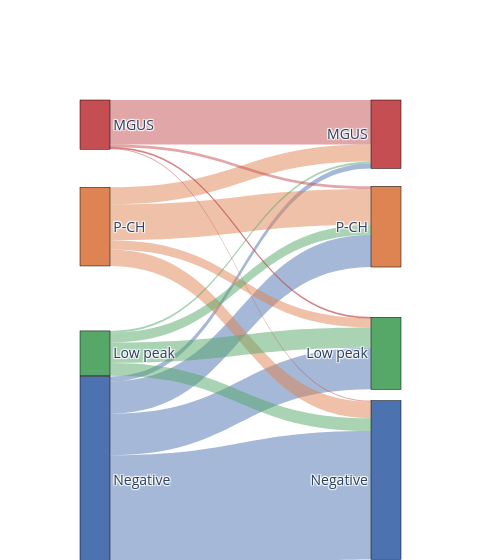

The cell this chart's notebook holds for it:
### Markdown cell above
# 01.Sankey

### Code cell
import plotly.graph_objects as go
import pandas as pd
import numpy as np
from collections import defaultdict
import itertools
import seaborn as sns

colors = sns.color_palette("deep", n_colors=10)

diag_col = 'Mass_Spect_Diagnosis_SK_New'

if diag_col == 'Mass_Spect_Diagnosis_SK_New':
    diagnosis_order = ['MGUS', 'P-CH', 'Low peak', 'Negative']

    hex_colors = [f"#{int(color[0]*255):02X}{int(color[1]*255):02X}{int(color[2]*255):02X}" for color in colors]
    node_colors_dict = {
        'Negative': hex_colors[0], 
        'Low peak': hex_colors[2], 
        'P-CH': hex_colors[1], 
        'MGUS': hex_colors[3],
        'Others' : 'lightgray',
    }
    
    alpha = 0.5 
    hex_colors_with_alpha = [
        f"rgba({int(color[0]*255)},{int(color[1]*255)},{int(color[2]*255)},{alpha})" 
        for color in colors
    ]
    
    link_colors_dict = {
        'Negative': hex_colors_with_alpha[0], 
        'Low peak': hex_colors_with_alpha[2], 
        'P-CH': hex_colors_with_alpha[1], 
        'MGUS': hex_colors_with_alpha[3],
        'Others' : 'lightgray'
    }
    

filt_reshaped2_indv = pd.read_csv('../data/PROMISE_ms_indv.csv', sep=",")
filt_reshaped2_indv[diag_col] = filt_reshaped2_indv[diag_col].replace('MGIP', 'P-CH')

##### follow-up number distribution
max_timepoint_dist = (
    filt_reshaped2_indv
    .groupby('PROMISE_ID')['timepoint']
    .max()
    .value_counts()
    .sort_index()
)

print(max_timepoint_dist)

timept = 'timepoint2'
#timept = 'timepoint'

filt_reshaped2_indv_timept = filt_reshaped2_indv.dropna(subset=timept)

# Calculate interval years for each patient
filt_reshaped2_indv_timept['Yrs_interval'] = abs(
    filt_reshaped2_indv_timept
    .sort_values(['PROMISE_ID', timept], ascending=False)  
    .groupby('PROMISE_ID')['yrs_from_baseline']
    .diff()
)

# at baseline
timept_1 = filt_reshaped2_indv_timept[filt_reshaped2_indv_timept[timept] == 1.0]

stats = timept_1.groupby(diag_col)['Yrs_interval'].agg(
    median=lambda x: f"{x.median():.2f}",
    min=lambda x: f"{x.min():.2f}",
    max=lambda x: f"{x.max():.2f}",
    perc_25=lambda x: f"{x.quantile(0.25):.2f}",
    perc_75=lambda x: f"{x.quantile(0.75):.2f}",
).reset_index()

print('**** Median time to subsequent sample collection (Negative inclues MSL [no m/z ratio], <LLMI, LC only) ****')
print(stats)


grouped = filt_reshaped2_indv_timept.groupby(['PROMISE_ID', timept, diag_col]).size().reset_index(name='count')


def timepoint_comparisons(df):
    timepoints_c = sorted(df[timept].unique())
    results = []

    for tp1, tp2 in itertools.combinations(timepoints_c, 2):
        df_tp1 = df[df[timept] == tp1]
        df_tp2 = df[df[timept] == tp2]

        for diag1 in df_tp1[diag_col].unique():
            for diag2 in df_tp2[diag_col].unique():
                count = len(pd.merge(df_tp1[df_tp1[diag_col] == diag1],
                                     df_tp2[df_tp2[diag_col] == diag2],
                                     on='PROMISE_ID', how='inner'))
                if count > 0:
                    results.append({'tp1': tp1, 'MS1': diag1,
                                    'tp2': tp2, 'MS2': diag2, 'Count': count})

    return pd.DataFrame(results)


df = timepoint_comparisons(grouped)
df.reset_index(drop=True)
df = df[['MS1', 'MS2', 'Count']]

# Print % 
total_counts_ms1 = df.groupby('MS1')['Count'].sum()

df['percentage'] = df.apply(
    lambda row: (row['Count'] / total_counts_ms1[row['MS1']]) * 100,
    axis=1
)

print(df.groupby(['MS1']).sum())
print(df.groupby(['MS2']).sum())
print("Percentage of how many x in MS1 unique become y in MS2:")
for i, row in df.iterrows():
    print(f"{row['MS1']} -> {row['MS2']} : {row['percentage']:.2f}%")

negative_starts = df[df['MS1'] == 'Negative']
print("**** Outcome of patients who started as Negative ****")
print(negative_starts[['MS2', 'Count', 'percentage']])

colors = sns.color_palette("deep", n_colors=4)

replace_dict = {val: i for i, val in enumerate(diagnosis_order)}

source = df['MS1'].map(replace_dict)
target = df['MS2'].map(replace_dict) + len(diagnosis_order)
values = df['Count']
timepoints = len(filt_reshaped2_indv[timept].unique())

# Prepare Sankey diagram inputs
categories = diagnosis_order 
labels = diagnosis_order

link_colors = [
    link_colors_dict[df['MS1'].iloc[i]] for i in range(len(df))
]

n_categories = len(diagnosis_order)
x_coords = [0.1] * n_categories + [0.9] * n_categories
y_coords = [i / (n_categories - 1) for i in range(n_categories)] * 2

# Create Sankey diagram
fig = go.Figure(
    data = [
        go.Sankey(
            node=dict(
                pad=0, 
                thickness=30, 
                line=dict(color="black", width=0.5),
                label=labels * timepoints,
                color=[node_colors_dict[cat] for cat in categories] * timepoints,
                x = x_coords,
                y = y_coords
            ),
            link=dict(
                source=source,
                target=target,
                value=values,
                color=link_colors
            ),
            arrangement='snap',
)])


fig.update_layout(
    width=500,
    font_size=14,
)

fig.write_image(f"../00.Figures/PROMISE_MS_dig_prevalence_sankey_New.pdf", engine="kaleido")
fig.show()

### Figure 1 — Plotly figure (JSON) as saved in the notebook; plotly's stock layout.template omitted (floating-point values rounded to 4 significant figures)
{"data": [{"arrangement": "snap", "link": {"color": ["rgba(76,114,176,0.5)", "rgba(76,114,176,0.5)", "rgba(76,114,176,0.5)", "rgba(76,114,176,0.5)", "rgba(221,132,82,0.5)", "rgba(221,132,82,0.5)", "rgba(221,132,82,0.5)", "rgba(221,132,82,0.5)", "rgba(85,168,104,0.5)", "rgba(85,168,104,0.5)", "rgba(85,168,104,0.5)", "rgba(85,168,104,0.5)", "rgba(196,78,82,0.5)", "rgba(196,78,82,0.5)", "rgba(196,78,82,0.5)", "rgba(196,78,82,0.5)"], "source": [3, 3, 3, 3, 1, 1, 1, 1, 2, 2, 2, 2, 0, 0, 0, 0], "target": [6, 7, 5, 4, 6, 7, 5, 4, 6, 7, 5, 4, 6, 7, 5, 4], "value": [139, 429, 108, 17, 31, 55, 120, 57, 68, 43, 33, 6, 3, 4, 9, 149]}, "node": {"color": ["#C44E52", "#DD8452", "#55A868", "#4C72B0", "#C44E52", "#DD8452", "#55A868", "#4C72B0", "#C44E52", "#DD8452", "#55A868", "#4C72B0"], "label": ["MGUS", "P-CH", "Low peak", "Negative", "MGUS", "P-CH", "Low peak", "Negative", "MGUS", "P-CH", "Low peak", "Negative"], "line": {"color": "black", "width": 0.5}, "pad": 0, "thickness": 30, "x": [0.1, 0.1, 0.1, 0.1, 0.9, 0.9, 0.9, 0.9], "y": [0, 0.3333, 0.6667, 1, 0, 0.3333, 0.6667, 1]}, "type": "sankey"}], "layout": {"font": {"size": 14}, "width": 500}}
